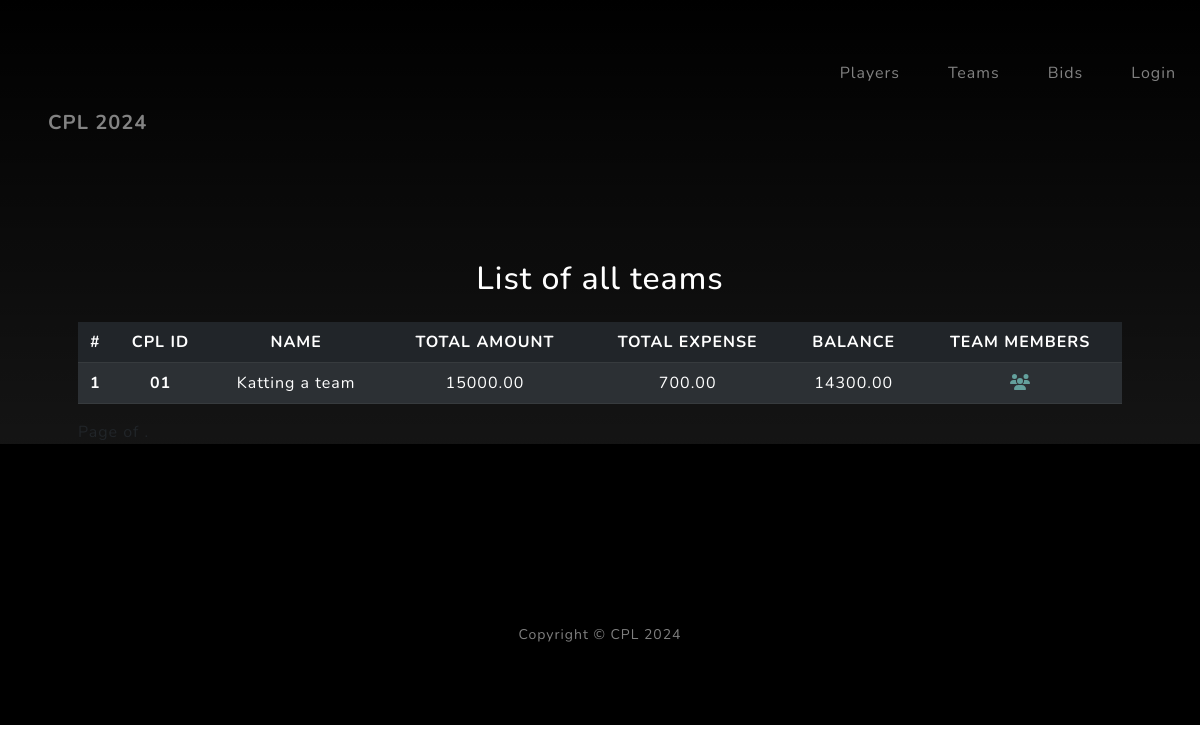
Page /teams/ on the earlier database version.
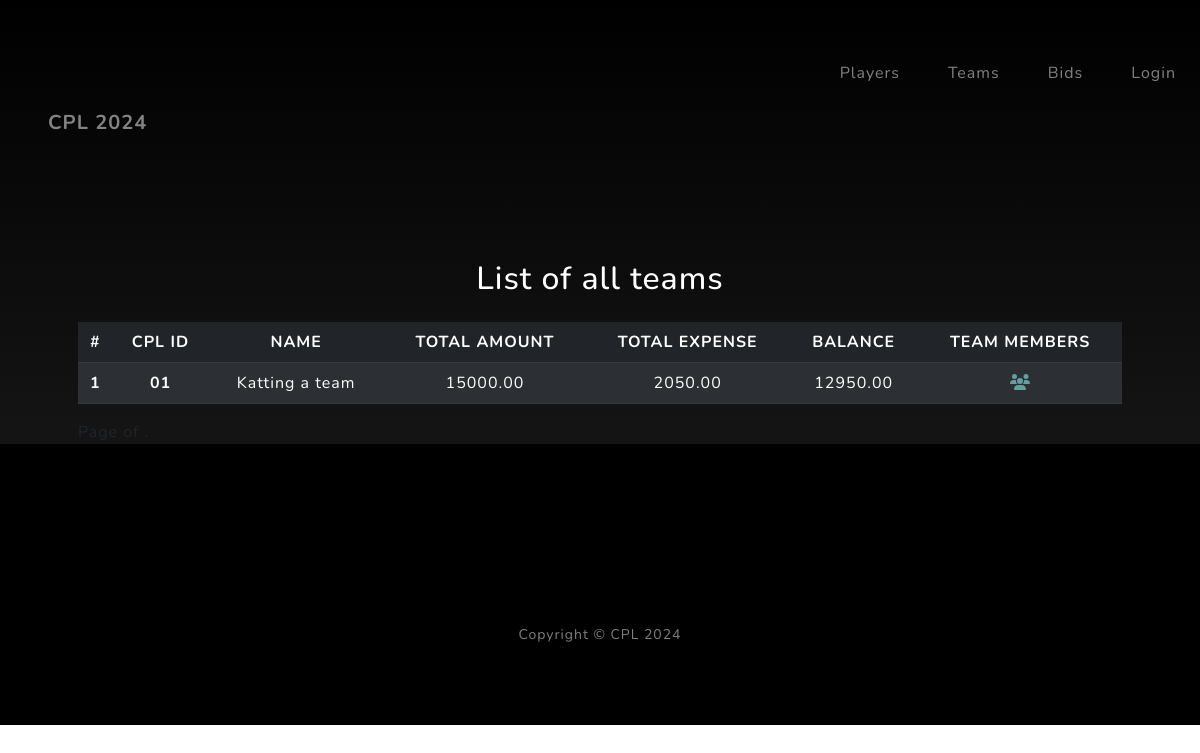
Same page on the later database version.
### cpl_backend/models.py (models this page shows, shortened)
class Team(models.Model):
    class Meta:
        db_table = "teams"
    cpl_id = models.CharField(unique=True, max_length=100)
    name = models.CharField(max_length=100)
    description = models.TextField()
    logo = models.FileField(upload_to="teams/logo")
    total_amount = models.DecimalField(default=TEAM_BASIC_AMOUNT, decimal_places=2, max_digits=10)
    expended_amount = models.DecimalField(default=0, decimal_places=2, max_digits=10)
    balance_amount = models.DecimalField(decimal_places=2, max_digits=10, null=True, blank=True)
    created_at = models.DateField(auto_now=True)

### cpl_backend/views.py (the view)
# urls.py: path('teams/', views.list_teams, name="teams"),
def list_teams(request):
    try:
        teams = Team.objects.all()
    except Exception as e:
        messages.error(request, f'An error occurred: {str(e)}')
    context = {
        "teams": paginate(request=request, queryset=teams),
        "title": "List of all teams",
        "MEDIA_URL": settings.MEDIA_URL,
        "SITE_INFO": constants.SITE_INFO
        }
    return render(request, "pages/teams.html", context)

### cpl_backend/views.py (called while the page is built)
def paginate(request, queryset):
    paginator = Paginator(queryset, 20)
    page = request.GET.get('page')
    try:
        items = paginator.page(page)
    except PageNotAnInteger:
        items = paginator.page(1)
    except EmptyPage:
        items = paginator.page(paginator.num_pages)
    return items

### cpl_backend/templates/pages/teams.html (shortened to what this page needs)
{% extends "pages/base.html" %}
{% block content %}
<table class="table table-striped table-dark">
    <thead>
      <tr>
        <th scope="col">#</th>
        <th scope="col">CPL ID</th>
        <th scope="col">NAME</th>
        <th scope="col">TOTAL AMOUNT</th>
        <th scope="col">TOTAL EXPENSE</th>
        <th scope="col">BALANCE</th>
        <th scope="col">TEAM MEMBERS</th>
      </tr>
    </thead>
    <tbody>
    {% for team in teams %}
      <tr>
        <th scope="row">{{ forloop.counter }}</th>
        <th scope="row">{{ team.cpl_id }}</th>
        <td>{{ team.name }}</td>
        <td>{{ team.total_amount }}</td>
        <td>{{ team.expended_amount }}</td>
        <td>{{ team.balance_amount }}</td>
        <td><a href="/teams/{{team.id}}">
                <i class="fa-solid fa-users"></i>
            </a>
        </td>
      </tr>
      {% endfor %}
    </tbody>
  </table>
  <div class="pagination">
    <span class="step-links">
        <span class="current">
        </span>
    </span>
</div>
{% endblock %}

Differences in the rows shown:
changed Team "Katting a team": expended_amount "700.00" → "2050.00"; balance_amount "14300.00" → "12950.00"
